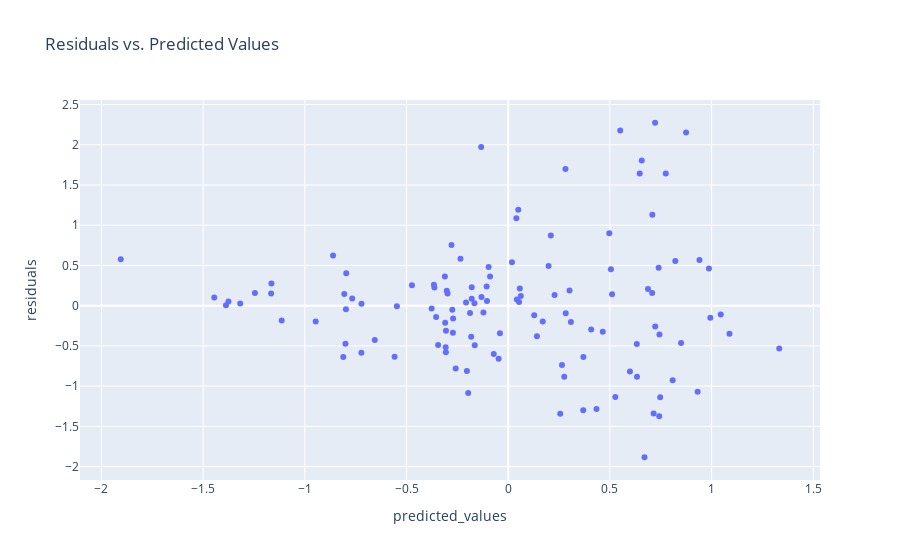

Write notebook code for a chart like this one.
### Code cell
residuals = y - predictions['ypreds']

residual_df = pd.DataFrame({'residuals': residuals, 'predicted_values': predictions['ypreds']})

fig = px.scatter(residual_df, x='predicted_values', y='residuals',
                 title="Residuals vs. Predicted Values")

fig.show()
